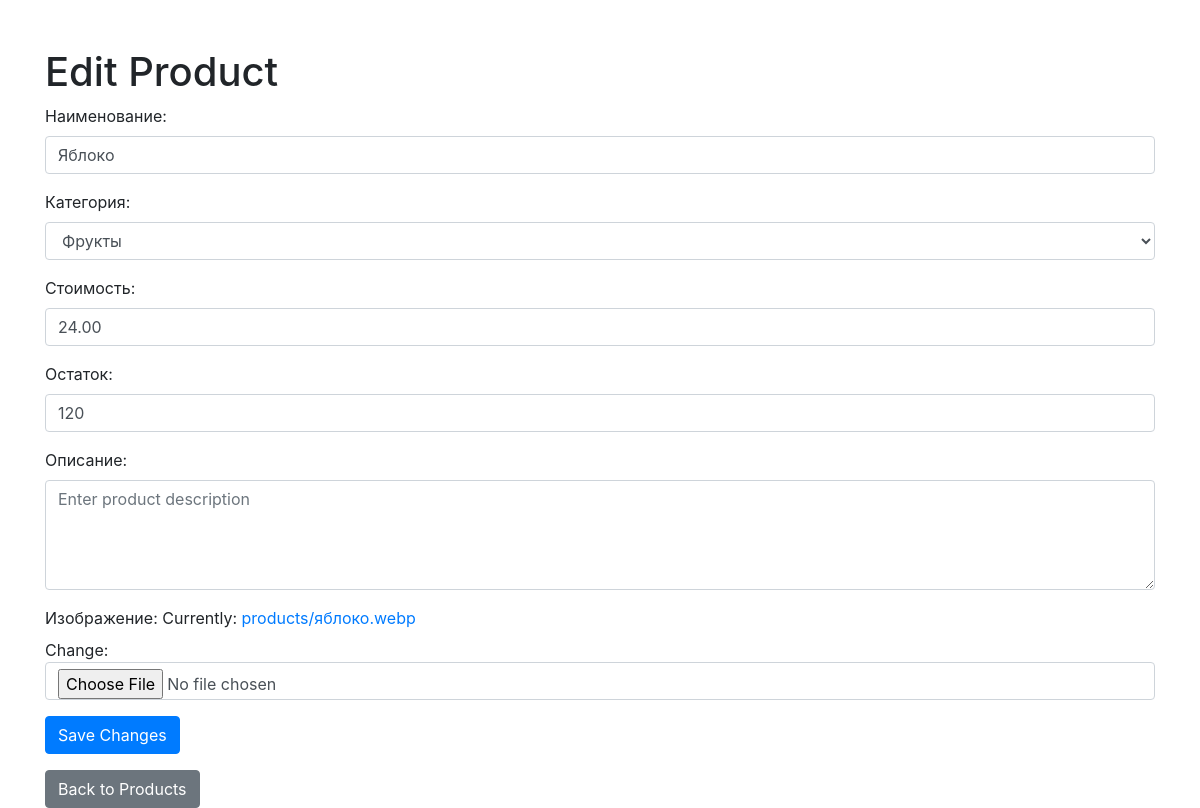
Screenshot of /products/5/edit/ with the database file from the repository.
### store/models.py (models this page shows, shortened)
class Product(models.Model):
    title = models.CharField(max_length=255, unique=True, verbose_name="Наименование")
    description = models.TextField(blank=True, verbose_name="Описание")
    category = models.ForeignKey(Category, on_delete=models.CASCADE, verbose_name="Категория")
    created_at = models.DateTimeField(auto_now_add=True, verbose_name="Дата и время добавления")
    price = models.DecimalField(max_digits=10, decimal_places=2, verbose_name="Стоимость")
    image = models.ImageField(upload_to='products/', verbose_name="Изображение")
    price = models.DecimalField(
        max_digits=10,
        decimal_places=2,
        verbose_name="Стоимость",
        validators=[MinValueValidator(0.01)]
    )
    stock = models.IntegerField(
        default=0,
        verbose_name="Остаток",
        validators=[MinValueValidator(0)]
    )

### store/views.py (the view, shortened to what this page needs)
# urls.py: path('products/<int:pk>/edit/', ProductUpdateView.as_view(), name='product_edit_view'),
class ProductUpdateView(UpdateView):
    model = Product
    form_class = ProductForm
    template_name = 'store/product_edit.html'

### store/forms.py
class ProductForm(forms.ModelForm):
    class Meta:
        model = Product
        fields = ['title', 'category', 'price', 'stock', 'description', 'image']
        widgets = {
            'title': forms.TextInput(attrs={
                'class': 'form-control',
                'placeholder': 'Enter product title',
            }),
            'category': forms.Select(attrs={
                'class': 'form-control',
            }),
            'price': forms.NumberInput(attrs={
                'class': 'form-control',
                'placeholder': 'Enter product price',
            }),
            'description': forms.Textarea(attrs={
                'class': 'form-control',
                'placeholder': 'Enter product description',
                'rows': 4,
            }),
            'image': forms.ClearableFileInput(attrs={
                'class': 'form-control',
            }),
            'stock': forms.NumberInput(attrs={
                'class': 'form-control',
                'min': '0',
                'placeholder': 'Enter product stock',
            }),
        }

### store/models.py (called while the page is built)
    def __str__(self):
        return self.name

### store/templates/store/product_edit.html (shortened to what this page needs)
<!DOCTYPE html>
<html lang="en">
<head>
    <link rel="stylesheet" href="https://maxcdn.bootstrapcdn.com/bootstrap/4.5.2/css/bootstrap.min.css">
</head>
<body>
    <div class="container mt-5">
        <h1>Edit Product</h1>
        <form method="post" enctype="multipart/form-data">
            {{ form.as_p }}
            <button type="submit" class="btn btn-primary">Save Changes</button>
        </form>
        <a href="{% url 'products_view' %}" class="btn btn-secondary mt-3">Back to Products</a>
    </div>
</body>
</html>

### rows the page displays
Product: title "Яблоко", category "Фрукты", price "24.00", stock "120"
